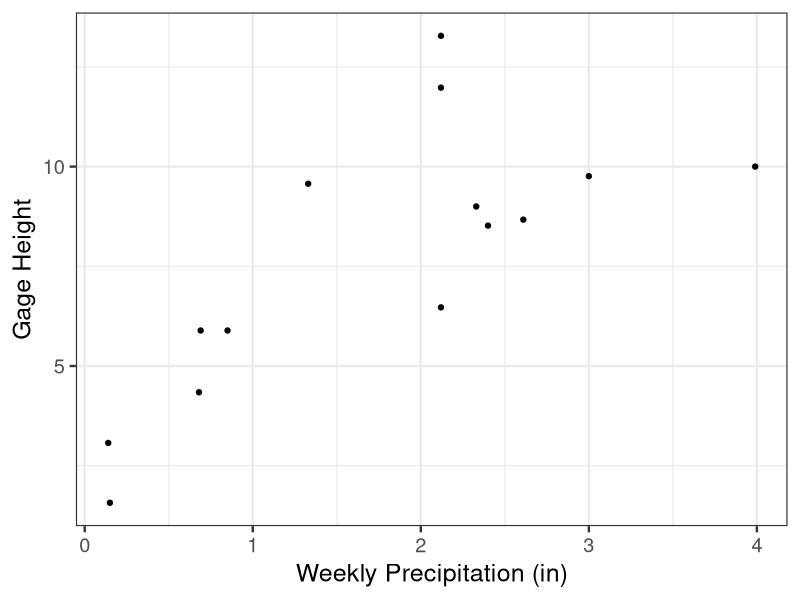

Here is the R script that generated this plot:
## ---- chunk 1
#| label: setup

library(tidyverse)
theme_set(theme_bw(18))

## ---- chunk 2
#| label: q1

# Read the CSV file into a data frame
storm <- read_csv(here::here("week2", "data", "la_storm.csv"))

# Create a plot of the gage height and precipitation data

ggplot(storm, aes(precip_wk_in, gage_ht)) +
  geom_point() +
  labs(x = "Weekly Precipitation (in)",
       y = "Gage Height")
## ---- chunk 3
#| label: fit-storm-model

# First argument: model formula
# Second argument: data frame

storm_mod <- lm(gage_ht~precip_wk_in, data = storm)

## ---- chunk 4
#| label: summarize-storm-model

storm_sum <- summary(storm_mod)

storm_std <-storm_sum$sigma

storm_b0 <- storm_sum$coefficients[1,1]
storm_b1 <- storm_sum$coefficients[2,1]
## ---- chunk 5
#| label: q4

y_bar <- mean(storm$gage_ht)
x <- storm$precip_wk_in
y_hat <- 3.9 + 2.2 * x
SST <- sum((storm$gage_ht - y_bar)^2)
SSE <- sum((storm$gage_ht - y_hat)^2)
R2 <- (SST - SSE) / SST

# What fraction of the gage height have we explained using precipitation?
R2

## ---- chunk 6
#| label: choose-params

beta_0 <- 2
beta_1 <- 4
sigma <- 0.5

## ---- chunk 7
#| label: choose-pred

x <- seq(0,10, length.out = 100)

## ---- chunk 8
#| label: generate-response

mu <- beta_0 + beta_1 * x
y <- rnorm(n = 100, mean = mu, sd = 0.5)

## ---- chunk 9
#| label: fit-model

sim_dat <- tibble(x,y)
sim_mod <- lm(y ~ x, data = sim_dat)

## ---- chunk 10
#| label: check-model

mod_summ <- summary(sim_mod)
beta_0_hat <- coef(sim_mod)[1]
beta_1_hat <- coef(sim_mod)[2]
sigma_hat <- mod_summ$sigma

## ---- chunk 11

rreas_murres <- read_csv("data/rreas.csv")

## ---- chunk 12
#| label: q6



## ---- chunk 13
#| label: q7



## ---- chunk 14
#| label: q8



## ---- chunk 15
#| label: q9



